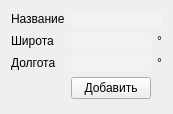
              <widget class="QWidget" name="page_5">
               <property name="geometry">
                <rect>
                 <x>0</x>
                 <y>0</y>
                 <width>162</width>
                 <height>114</height>
                </rect>
               </property>
               <attribute name="label">
                <string>Добавление</string>
               </attribute>
               <layout class="QGridLayout" name="gridLayout_13">
                <item row="0" column="1" colspan="2">
                 <widget class="QLineEdit" name="lineEdit">
                  <property name="styleSheet">
                   <string notr="true">QLineEdit 
{
	background-color: #F2F2F2;
}</string>
                  </property>
                  <property name="frame">
                   <bool>false</bool>
                  </property>
                 </widget>
                </item>
                <item row="3" column="1">
                 <widget class="QLineEdit" name="lineEdit_3">
                  <property name="styleSheet">
                   <string notr="true">QLineEdit 
{
	background-color: #F2F2F2;
}</string>
                  </property>
                  <property name="frame">
                   <bool>false</bool>
                  </property>
                 </widget>
                </item>
                <item row="2" column="0">
                 <widget class="QLabel" name="label_12">
                  <property name="text">
                   <string>Широта</string>
                  </property>
                 </widget>
                </item>
                <item row="3" column="0">
                 <widget class="QLabel" name="label_13">
                  <property name="text">
                   <string>Долгота</string>
                  </property>
                 </widget>
                </item>
                <item row="4" column="0">
                 <spacer name="horizontalSpacer_11">
                  <property name="orientation">
                   <enum>Qt::Orientation::Horizontal</enum>
                  </property>
                  <property name="sizeHint" stdset="0">
                   <size>
                    <width>40</width>
                    <height>20</height>
                   </size>
                  </property>
                 </spacer>
                </item>
                <item row="4" column="1">
                 <widget class="QPushButton" name="pushButton">
                  <property name="text">
                   <string>Добавить</string>
                  </property>
                  <property name="flat">
                   <bool>false</bool>
                  </property>
                 </widget>
                </item>
                <item row="0" column="0">
                 <widget class="QLabel" name="label_11">
                  <property name="text">
                   <string>Название</string>
                  </property>
                 </widget>
                </item>
                <item row="4" column="2">
                 <spacer name="horizontalSpacer_12">
                  <property name="orientation">
                   <enum>Qt::Orientation::Horizontal</enum>
                  </property>
                  <property name="sizeHint" stdset="0">
                   <size>
                    <width>40</width>
                    <height>20</height>
                   </size>
                  </property>
                 </spacer>
                </item>
                <item row="2" column="1">
                 <widget class="QLineEdit" name="lineEdit_2">
                  <property name="styleSheet">
                   <string notr="true">QLineEdit 
{
	background-color: #F2F2F2;
}</string>
                  </property>
                  <property name="frame">
                   <bool>false</bool>
                  </property>
                 </widget>
                </item>
                <item row="2" column="2">
                 <widget class="QLabel" name="label_14">
                  <property name="text">
                   <string>°</string>
                  </property>
                 </widget>
                </item>
                <item row="3" column="2">
                 <widget class="QLabel" name="label_15">
                  <property name="text">
                   <string>°</string>
                  </property>
                 </widget>
                </item>
               </layout>
              </widget>
